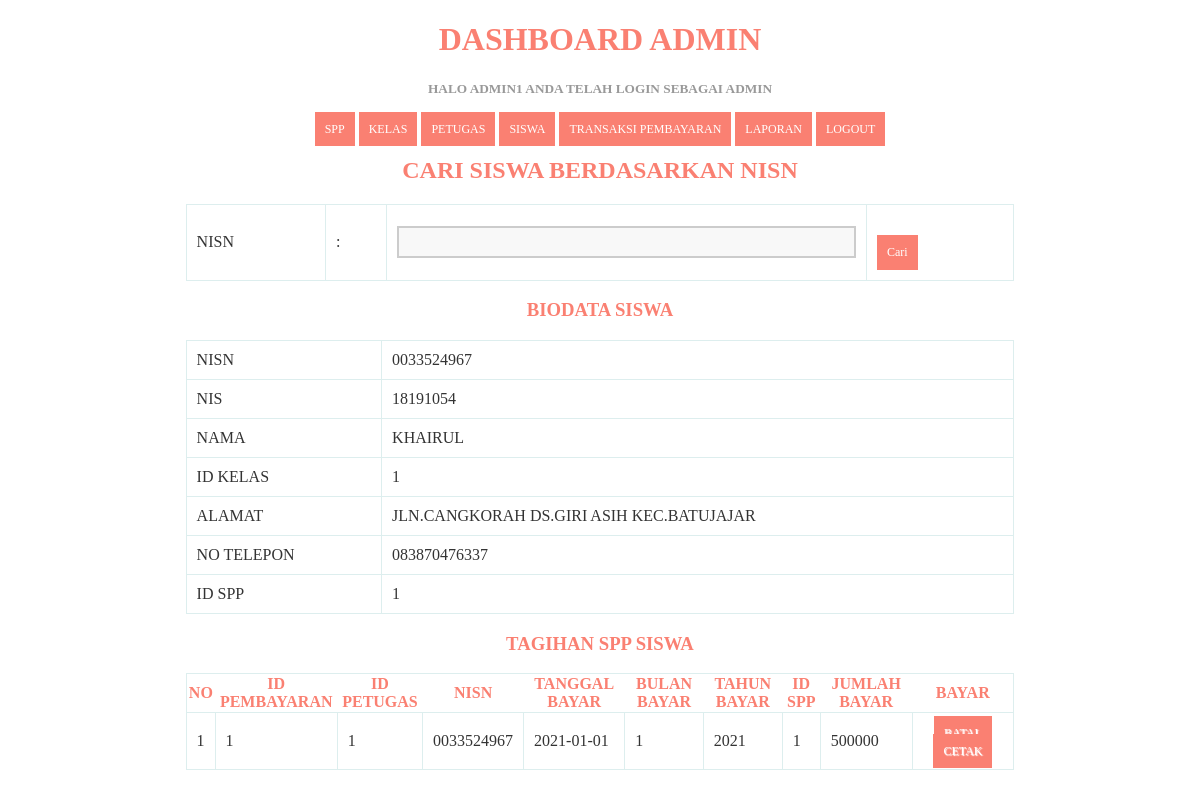
/pembayaran.php?nisn=0033524967 (signed in), run on the app's committed database.
### tables this page shows
CREATE TABLE `tb_siswa` (
  `nisn` char(10) NOT NULL,
  `nis` char(8) NOT NULL,
  `nama` varchar(35) NOT NULL,
  `id_kelas` int(11) NOT NULL,
  `alamat` text NOT NULL,
  `no_tlp` varchar(13) NOT NULL,
  `id_spp` int(11) NOT NULL
);

CREATE TABLE `tb_pembayaran` (
  `id_pembayaran` int(11) NOT NULL,
  `id_petugas` int(11) NOT NULL,
  `nisn` varchar(10) NOT NULL,
  `tgl_bayar` date NOT NULL,
  `bulan_dibayar` varchar(8) NOT NULL,
  `tahun_dibayar` varchar(4) NOT NULL,
  `id_spp` int(11) NOT NULL,
  `jumlah_bayar` int(11) NOT NULL
);

### pembayaran.php (the view, shortened to what this page needs)
<!DOCTYPE html>
<html>
  <head>
  </head>
<body>
<?php
include 'header.php';
 ?>
       <div class="container">
  <div class="page-header">
<center><h2>Cari Siswa Berdasarkan Nisn</h2>
  </div>
 <form action="" method="get">
  <table class="table">
    <tr>
      <td>Nisn</td>
      <td>:</td>
      <td>
        <input class="form-control" type="text" name="nisn">
      </td>
      <td>
        <button class="btn btn-success" type="submit" name="cari">Cari</button>
      </td>
    </tr>
  </table>
 </form>
<?php
if (isset($_GET['nisn']) && $_GET['nisn'] != ''){
  $data = $koneksi->query("SELECT * FROM tb_siswa WHERE nisn = '$_GET[nisn]'");
  $data = mysqli_fetch_assoc($data);
  $nisn = $data['nisn'];
?>
<div class="panel panel-info">
  <div class="panel-heading">
<center><h3>Biodata siswa</h3>
</div>
<div class="panel panel-body">
  <table class="table table-bordered table-striped">
    <tr>
      <td>Nisn</td>
      <td><?=$data['nisn'] ?></td>
    </tr>
    <tr>
      <td>Nis</td>
      <td><?= $data['nis'] ?></td>
    </tr>
    <tr>
      <td>Nama</td>
      <td><?= $data['nama'] ?></td>
    </tr>
    <tr>
      <td>Id Kelas</td>
      <td><?= $data['id_kelas'] ?></td>
    </tr>
    <tr>
      <td>Alamat</td>
      <td><?= $data['alamat'] ?></td>
    </tr>
    <tr>
      <td>No Telepon</td>
      <td><?= $data['no_tlp'] ?></td>
    </tr>
    <tr>
      <td>Id Spp</td>
      <td><?= $data['id_spp'] ?></td>
    </tr>
  </table>
</div>
</div>
<div class="panel panel-info">
  <div class="panel-heading">
<center><h3>Tagihan SPP Siswa</h3>
</div>
<div class="panel-body ">
  <table class="table table-bordered table-striped">
<tr>
  <th>NO</th>
  <th>Id Pembayaran</th>
  <th>Id Petugas</th>
  <th>Nisn</th>
  <th>Tanggal Bayar</th>
  <th>Bulan Bayar</th>
  <th>Tahun Bayar</th>
  <th>ID SPP</th>
  <th>Jumlah Bayar</th>
  <th>Bayar</th>
</tr>
<?php
$sql= mysqli_query($koneksi ," SELECT * FROM tb_pembayaran WHERE nisn = '$data[nisn]' ORDER BY jumlah_bayar ASC ");
$i=1;
while($sq= mysqli_fetch_assoc($sql)){
  echo "
    <tr>
      <td>$i</td>
      <td>$sq[id_pembayaran]</td>
      <td>$sq[id_petugas]</td>
      <td>$sq[nisn]</td>
      <td>$sq[tgl_bayar]</td>
      <td>$sq[bulan_dibayar]</td>
      <td>$sq[tahun_dibayar]</td>
      <td>$sq[id_spp]</td>
      <td>$sq[jumlah_bayar]</td>
      <td align='center'";
        if ($sq['id_pembayaran'] == ''){
          echo "<a href='proses_transaksi.php?nisn=$nisn&act=bayar&id=$sq[id_pembayaran]'></a> ";
          echo "<a class='btn btn-primary btn-sm' href='cetak_slip_transaksi.php?nisn=$nisn&act=bayar&id=$sq[id_pembayaran]>Bayar</a> ";
        }else {
          echo "</a>";
          echo "<a class='btn btn-danger btn-sm' href='proses_transaksi.php?nisn=$nisn&act=batal&id=$sq[id_pembayaran]'>Batal</a> ";
          echo "<a class='btn btn-success btn-sm' href='cetak_slip_transaksi.php?nisn=$nisn&act=bayar&id=$sq[id_pembayaran]' target='_blank'>Cetak</a> ";
        }
      echo "</td>
    </tr>
    ";
    $i++;
}
 ?>
</table>
</div>
</div>
<?php
}
?>

### pembayaran.php (style rules this page uses)
* { font-family: "Trebuchet MS"; }
tr { text-transform: uppercase; color: salmon; }
h2 { text-transform: uppercase; color: salmon; }
h3 { text-transform: uppercase; color: salmon; }
th { text-transform: uppercase; color:salmon; }
td { text-transform: uppercase; color:#999999; }
button { background-color: salmon; color: #fff; padding: 10px; text-decoration: none; font-size: 12px; border: 0px; margin-top: 20px; }
input { padding: 6px; width: 100%; box-sizing: border-box; background: #f8f8f8; border: 2px solid #ccc; outline-color: salmon; }
div { text-transform: uppercase; color:#999999; }

### header.php (style rules this page uses)
* { font-family: "Trebuchet MS"; }
table { border: solid 1px #DDEEEE; border-collapse: collapse; border-spacing: 0; width: 70%; margin: 10px auto 10px auto; }
table tbody td { border: solid 1px #DDEEEE; color: #333; padding: 10px; text-shadow: 1px 1px 1px #fff; }
a { background-color: salmon; color: #fff; padding: 10px; text-decoration: none; font-size: 12px; }

### data on the page
tb_siswa: nisn "0033524967", nis "18191054", nama "KHAIRUL", id_kelas "1", alamat "JLN.CANGKORAH DS.GIRI ASIH KEC.BATUJAJAR", no_tlp "083870476337", id_spp "1"
tb_pembayaran: id_pembayaran "1", id_petugas "1", nisn "0033524967", tgl_bayar "2021-01-01", bulan_dibayar "1", tahun_dibayar "2021", id_spp "1", jumlah_bayar "500000"

### other printed values
$_SESSION['username'] "ADMIN1"
$_SESSION['level'] "ADMIN"
